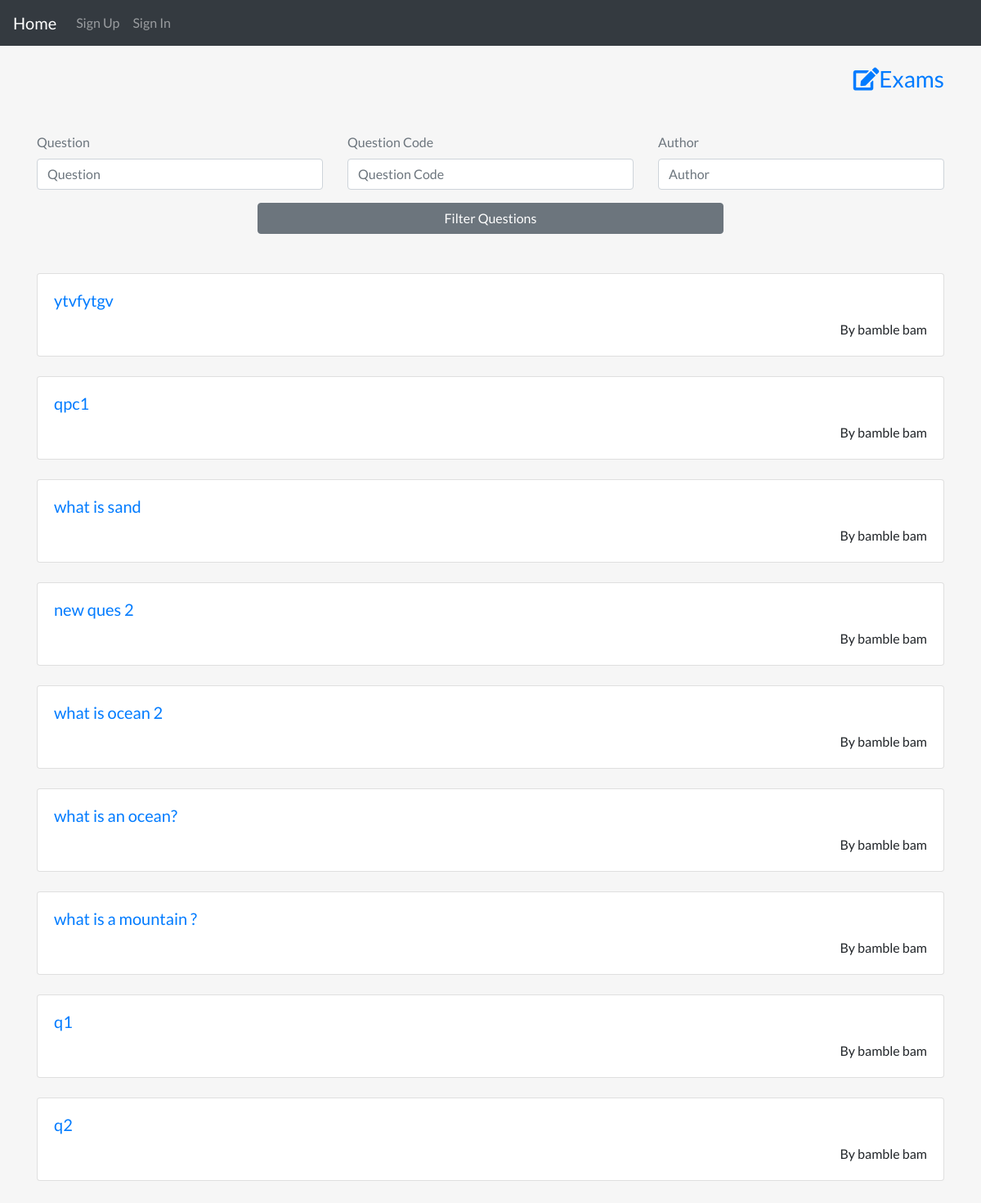
The app's page /quiz/ with its own data.
### quiz/models.py (models this page shows, shortened)
class Question(models.Model):
    author = models.ForeignKey(
        User, on_delete=models.CASCADE, null=True, blank=True)
    title = models.CharField(max_length=200)
    model_answer = models.TextField(null=True)
    question_code = models.CharField(max_length=200, default=uuid4().hex[:6])
    slug = models.SlugField(max_length=255, null=True, blank=True)
    date_added = models.DateTimeField(auto_now_add=True, null=True, blank=True)
    is_exam = models.BooleanField(default=False)
    is_private = models.BooleanField(default=False)

### user_auth/models.py (models this page shows, shortened)
class User(AbstractUser):
    first_name = models.CharField(max_length=200, null=True, blank=True)
    last_name = models.CharField(max_length=200, null=True, blank=True)
    roll_no = models.CharField(max_length=200, null=True, blank=True)
    username = models.CharField(max_length=200, unique=True)
    email = models.CharField(max_length=200, unique=True)
    slug = models.SlugField()
    is_teacher = models.BooleanField(default=False)
    def __str__(self):
        return str(self.first_name)+" "+str(self.last_name)

### quiz/views.py (the view)
# urls.py: path("", views.QuestionListView.as_view(), name='quiz-home'),
class QuestionListView(FilterView):
    model = Question
    paginate_by = 10
    template_name = "quiz/question_home.html"
    filterset_class = QuestionFilter
    def get_queryset(self):
        questions = super().get_queryset()
        return questions.filter(is_exam=False).order_by('-date_added')
    def get_context_data(self, **kwargs):
        context = super().get_context_data(**kwargs)
        request_copy = self.request.GET.copy()
        params = request_copy.pop('page', True) and request_copy.urlencode()
        context['params'] = params
        return context

### quiz/templates/quiz/question_home.html (shortened to what this page needs)
{% extends 'layouts/normal_page.html' %}
{% load widget_tweaks %}
{% block content %}
<div class="container mt-4">
  <div class="w-100 text-right">
    <a href="{% url 'exam-home' %}">
      <h3> <i class="fas fa-edit"></i>Exams</h3>
    </a>
  </div>
</div>
<div class="container">
  <form action="" class="row my-5">
    <div class="form-group input-field col-lg-4">
      {{filter.form.title__icontains|add_class:"form-control"|attr:"placeholder:Question"|attr:"placeholder:Question"}}
      <label for="">Question</label>
    </div>
    <div class="form-group input-field col-lg-4">
      {{filter.form.question_code|add_class:"form-control"|attr:"placeholder:Question Code"}}
      <label for="">Question Code</label>
    </div>
    <div class="form-group input-field col-lg-4">
      {{filter.form.author|add_class:"form-control"|attr:"placeholder:Author"}}
      <label for="">Author</label>
    </div>
    <div class="w-100 d-flex justify-content-center">
      <button type="submit" class="btn btn-secondary w-50">Filter Questions</button>
    </div>
  </form>
</div>
<div class="container">
  {% for question in object_list %}
  <div class="card my-4 ques-card">
    <div class="card-body">
      <h5 class="card-title"><a href="{% url 'question' question.slug %}">{{question.title}}</a></h5>
      <p class="card-text text-right">By {{question.author}}</p>
    </div>
  </div>
  {% endfor %}
</div>
<br>
{% endblock %}

### static/css/normal_styles.css (style rules this page uses)
body, html { height: 100%; -webkit-box-sizing: border-box; box-sizing: border-box; background-color: #f6f6f6; font-family: "Lato", sans-serif; }
.input-field { display: -webkit-box; display: -ms-flexbox; display: flex; -webkit-box-orient: vertical; -webkit-box-direction: reverse; -ms-flex-direction: column-reverse; flex-direction: column-reverse; }
.input-field label { color: #6c757d; }

### records on screen
Question: title "ytvfytgv", author "bamble bam"
Question: title "qpc1", author "bamble bam"
Question: title "what is sand", author "bamble bam"
Question: title "new ques 2", author "bamble bam"
Question: title "what is ocean 2", author "bamble bam"
Question: title "what is an ocean?", author "bamble bam"
Question: title "what is a mountain ?", author "bamble bam"
Question: title "q1", author "bamble bam"
Question: title "q2", author "bamble bam"
